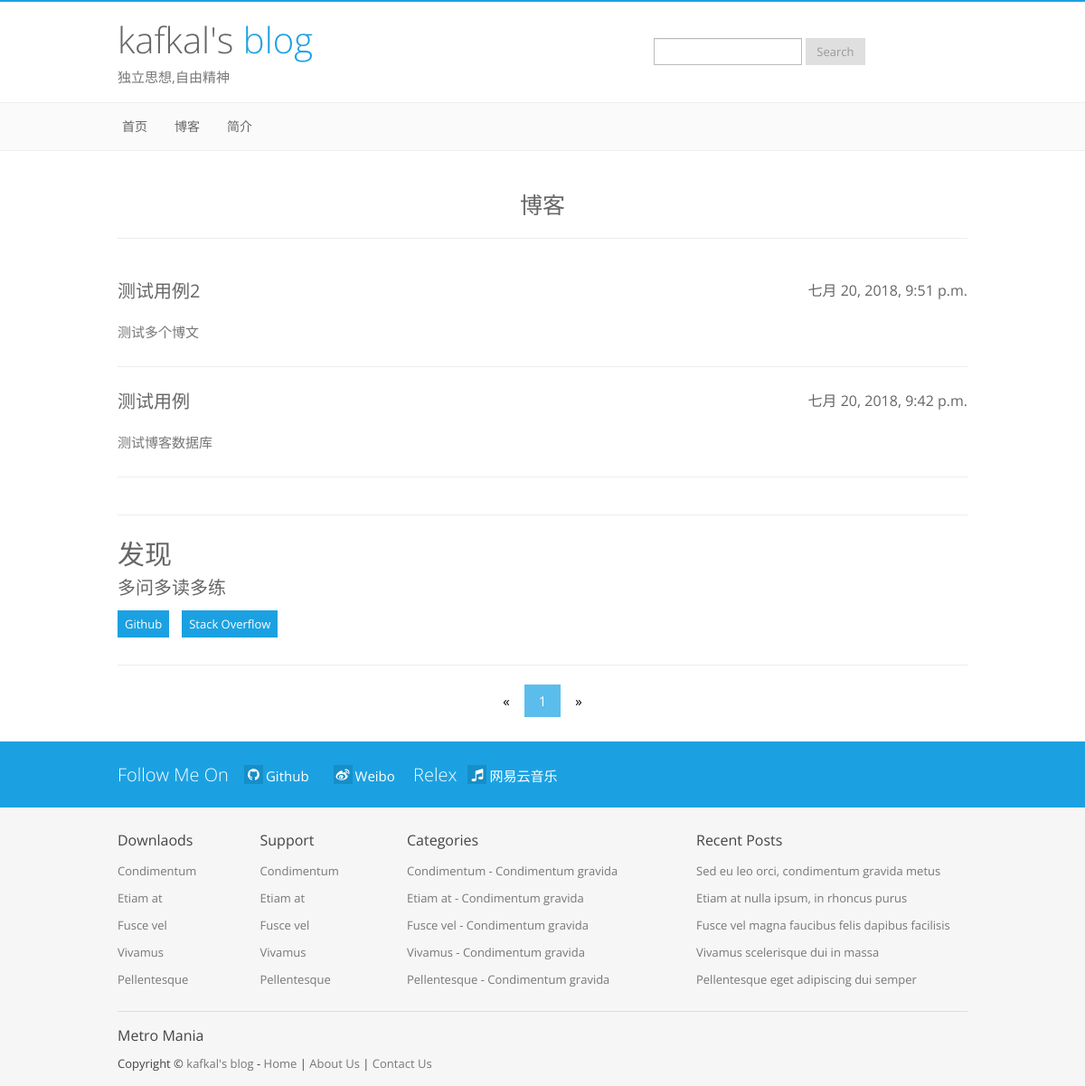
/blog/list/1/, run on an earlier commit of the app's database.
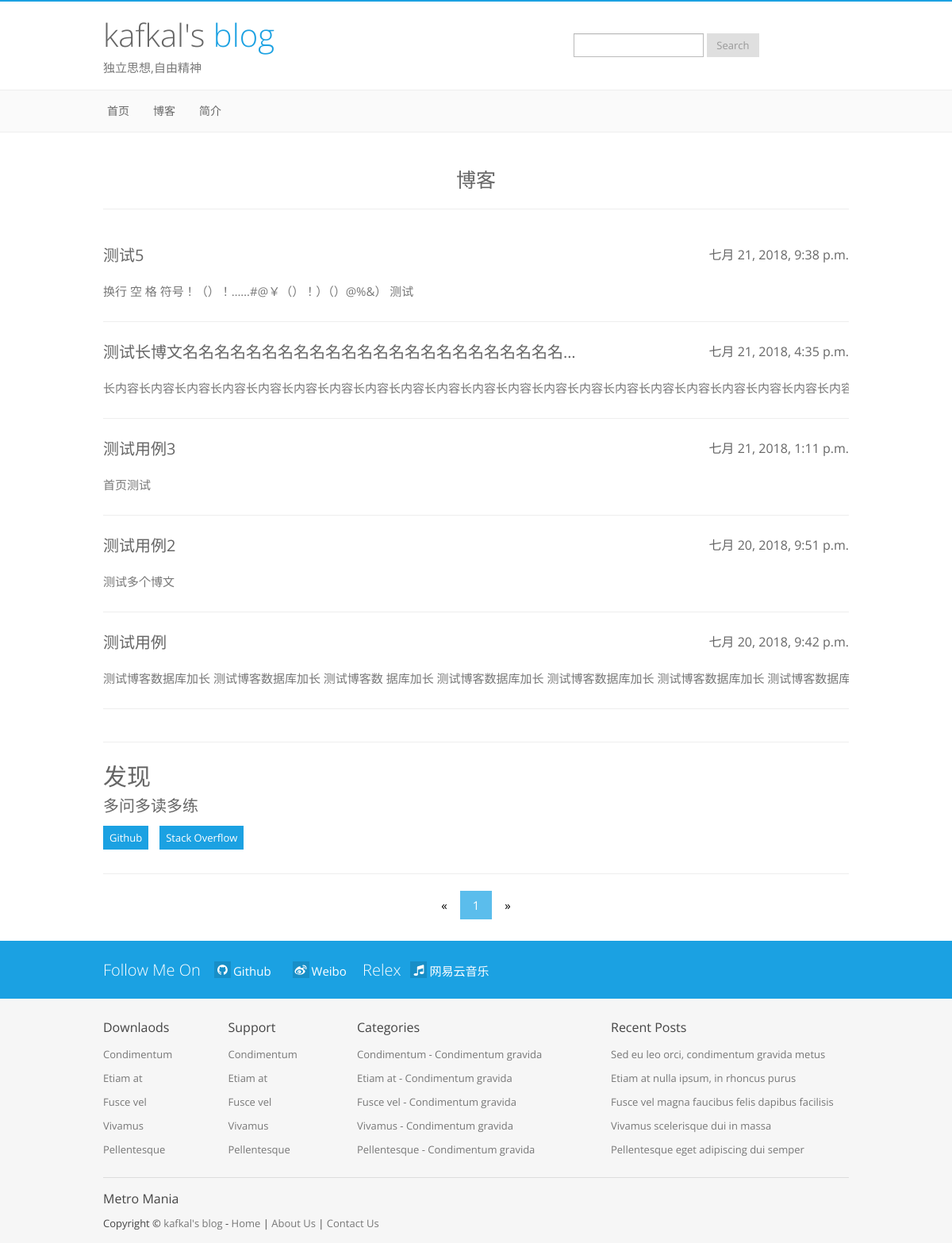
And on a later commit of the database.
### blog/models.py (models this page shows, shortened)
class BlogsPost(models.Model):
    title = models.CharField(max_length=150)  #博客标题
    text = RichTextUploadingField(config_name="博客正文")                 #博客正文
    date = models.DateTimeField()             #发布时间
    keywords = models.TextField(default='')             #关键词

### blog/views.py (the view)
# urls.py: path('list/<int:page>/',views.BlogList,name='list'),
def BlogList(request,page):
    blog_list = BlogsPost.objects.order_by('-date')
    blognum = list(range(1, (BlogsPost.objects.count()// 11 ) + 2))  # 每10篇博客分一页
    return render(request, 'blog/index.html', {'blog_list': blog_list, 'blog_num': blognum,'page':page})

### blog/templates/blog/index.html (shortened to what this page needs)
{% load static %}
{% load spacify %}
<!DOCTYPE html>
<html lang="en">
<head>
  <link rel="stylesheet" href="https://cdn.bootcss.com/font-awesome/4.7.0/css/font-awesome.css">
  <link href="{% static 'index/style/bootstrap.css' %}" rel="stylesheet" />
  <link href="{% static 'index/style/prettyPhoto.css' %}" rel="stylesheet"/>
  <link rel="stylesheet" href="{% static 'index/style/slider.css' %}" />
  <link rel="stylesheet" href="{% static 'index/style/flexslider.css' %}" />
  <link href="{% static 'index/style/style.css' %}" rel="stylesheet" />
  <link href="{% static 'index/style/lblue.css' %}" rel="stylesheet" />
  <link href="{% static 'index/style/bootstrap-responsive.css' %}" rel="stylesheet" />
<meta http-equiv="Content-Type" content="text/html; charset=utf-8" /></head>
<body>
<header>
  <div class="container">
    <div class="row">
      <div class="span6">
        <div class="logo">
          <h1><a href="#">kafkal's <span class="color">blog</span></a></h1>
          <div class="hmeta">独立思想,自由精神</div>
        </div>
      </div>
      <div class="span6">
        <div class="form">
          <form method="get" id="searchform" action="#" class="form-search" />
            <input type="text" value="" name="s" id="s" class="input-medium" />
            <button type="submit" class="btn">Search</button>
        </div>
      </div>
    </div>
  </div>
</header>
          <div class="navbar">
           <div class="navbar-inner">
             <div class="container">
               <div class="nav-collapse collapse">
                 <ul class="nav">
                   <li><a href="{% url 'index:index' %}">首页</a></li>
                   <li><a href="{% url 'blog:index' %}">博客</a></li>
                   <li><a href="{% url 'index:aboutus' %}">简介</a></li>
                 </ul>
               </div>
              </div>
           </div>
         </div>
<div class="content">
  <div class="container">
    <div class="row center">
      <div class="span12">
        <div class="bor"></div>
        <h4>博客</h4>
        <hr />
        <div class="bor"></div>
          {% for blog in blog_list %}
              <div style="height: 50px;weight:100%;"><a href="{% url 'blog:detail' blog.id %}"><h5 style="float: left" class="titletext">{{ blog.title }}</h5><h6 style="float: right">{{ blog.date }}</h6></a></div>
              <div style="height: 30px;weight:100%;" class="hid"><a href="{% url 'blog:detail' blog.id %}" style="color: #777777;float: left" class="hid">{{ blog.text }}</a></div>
              <hr />
          {% endfor %}
      </div>
    </div>
<hr />
  <div class="discover">
    <div class="row">
      <div class="span12">
        <h3>发现</h3>
        <div class="big grey">多问多读多练</div>
          <div class="dis-nav button">
            <a href="#" id="one">Github</a>
            <a href="https://stackoverflow.com/"id="two">Stack Overflow</a>
          </div>
      </div>
    </div>
  </div>
<hr />
  <div style="text-align: center">
    <ul class="pagination">
        <li><a href="{% url 'blog:index' %}">«</a></li>
        {% for i in blog_num %}
            {% ifequal i page %}
                <li><a class="activeli" href="{% url 'blog:list' i %}">{{ i }}</a></li>
            {% else %}
                <li><a href="{% url 'blog:list' i %}">{{ i }}</a></li>
            {% endifequal %}
        {% endfor %}
        <li><a href="#">»</a></li>
    </ul>
  </div>
</div>
<div class="social-links">
  <div class="container">
    <div class="row">
      <div class="span12">
          <p class="big"><span>Follow Me On</span> <a href="https://github.com/mtp1997411" target="_blank"><i class="fa fa-github"></i>Github</a><a href="https://weibo.com/u/2211865032" target="_blank"><i class="fa fa-weibo"></i>Weibo</a>
              <span>Relex</span><a href="https://music.163.com/#/playlist?id=423085978" target="_blank"><i class="fa fa-music"></i>网易云音乐</a></p>
      </div>
    </div>
  </div>
</div>
<footer>
  <div class="container">
    <div class="row">
      <div class="widgets">
        <div class="span4">
          <div class="fwidget">
            <div class="col-l">
              <h6>Downlaods</h6>
              <ul>
                <li><a href="#">Condimentum</a></li>
                <li><a href="#">Etiam at</a></li>
                <li><a href="#">Fusce vel</a></li>
                <li><a href="#">Vivamus</a></li>
                <li><a href="#">Pellentesque</a></li>
              </ul>
            </div>
            <div class="col-r">
              <h6>Support</h6>
              <ul>
                <li><a href="#">Condimentum</a></li>
                <li><a href="#">Etiam at</a></li>
                <li><a href="#">Fusce vel</a></li>
                <li><a href="#">Vivamus</a></li>
                <li><a href="#">Pellentesque</a></li>
              </ul>
            </div>
          </div>
        </div>
        <div class="span4">
          <div class="fwidget">
            <h6>Categories</h6>
            <ul>
              <li><a href="#">Condimentum - Condimentum gravida</a></li>
              <li><a href="#">Etiam at - Condimentum gravida</a></li>
              <li><a href="#">Fusce vel - Condimentum gravida</a></li>
              <li><a href="#">Vivamus - Condimentum gravida</a></li>
              <li><a href="#">Pellentesque - Condimentum gravida</a></li>
            </ul>
          </div>
        </div>
        <div class="span4">
          <div class="fwidget">
            <h6>Recent Posts</h6>
            <ul>
              <li><a href="#">Sed eu leo orci, condimentum gravida metus</a></li>
              <li><a href="#">Etiam at nulla ipsum, in rhoncus purus</a></li>
              <li><a href="#">Fusce vel magna faucibus felis dapibus facilisis</a></li>
              <li><a href="#">Vivamus scelerisque dui in massa</a></li>
              <li><a href="#">Pellentesque eget adipiscing dui semper</a></li>
            </ul>
          </div>
        </div>
      </div>
      <div class="span12">
          <div class="copy">
            <h6>Metro <span class="color">Mania</span></h6>
            <p>Copyright &copy; <a href="#">kafkal's blog</a> - <a href={% url 'index:index' %}>Home</a> | <a href={% url 'index:aboutus' %}>About Us</a> | <a href="https://github.com/mtp1997411">Contact Us</a></p>
          </div>
      </div>
    </div>
  </div>
</footer>
</div>
</body>
</html>

### static/index/style/style.css (style rules this page uses)
* { border-radius: 0px !important; }
body { color: #666; font-size: 15px; line-height: 25px; font-weight: 400; }
h1,h2,h3,h4,h5,h6 { font-family: 'Open Sans', sans-serif; font-weight: normal !important; margin: 2px 0px 5px 0px; padding: 2px 0px; color: #666; }
h1,h2 { font-weight: 300 !important; }
h3,h4,h5,h6 { font-weight: 400 !important; color: #666; }
h3 { font-size: 30px; line-height: 35px; }
h4 { font-size: 25px; line-height: 30px; }
h5 { font-size: 20px; line-height: 25px; }
h6 { font-size: 16px; line-height: 24px; }
p { margin: 2px 0px; }
hr { margin: 20px 0px; }
.bor { height: 20px; }
.center { text-align: center; }
.grey { color: #666; }
.big { font-size: 20px !important; font-family: 'Open Sans', sans-serif; margin-bottom: 10px; font-weight: 300; }
.form { margin:20px 0px; margin-bottom: 0px; }
.button a, .button a:visited { color: #fff; font-size: 13px; line-height: 20px; display: inline-block; padding: 5px 8px; margin-top: 3px; }
.col-l { width: 47.5%; float: left; }
.col-r { width: 47.5%; float: right; }
form button { font-size:13px !important; }
form input { font-size:13px !important; }
header { background: #fff; }
header .logo { padding: 15px 0px; }
header .logo h1 { font-size: 40px; line-height: 45px; margin-bottom: 5px; }
header .logo h1 a, header .logo h1 a:visited, header .logo h1 a:hover { color: #666; text-decoration: none; }
header .logo .hmeta { color: #777; }
header .form { text-align: center; max-width: 270px; margin: 0 auto; width: 260px; padding-top: 40px; }
.navbar-inner > .container { width:940px; }
.navbar { margin-bottom: 0px; }
.navbar *,.nav-collapse * { box-shadow: none !important; text-shadow: none !important; border-radius: 0px !important; font-weight: normal !important; font-size: 14px !important; }
.navbar-inner { padding-left: 0px; background: #fafafa; filter: none !important; }
.navbar { border-top: 1px solid #eee !important; border-bottom: 1px solid #eee !important; }
.navbar a, .navbar a:visited { color:#666 !important; }
.navbar .nav > li > a, .navbar .nav > li > a:visited { color: #666 !important; padding:30px 30px 30x; filter: none !important; }
.content { margin-top: 20px; }
.content ul { list-style-type: none; margin-left: 0px; }
.content ul li { padding: 5px 0px; }
.dis-nav a { display: inline-block; margin-right: 10px; margin-bottom: 10px; color: #fff; }
.social-links { margin-top: 20px; padding:20px 0px 10px 0px; color: #fff; line-height: 30px; }
.social-links a, .social-links a:visited, .social-links a:hover { font-size: 15px; margin: 0px 15px; color: #fff; font-weight: 400; text-decoration: none; display: inline-block; }
.social-links i { position: relative; top: -2px; width: 15px; text-align: center; padding: 3px; right: 3px; }
footer { font-size: 13px; background: #f6f6f6; color: #444; }
footer a { color: #777; }
footer .color { color: #444; }
footer h6 { color: #444; }
footer ul { list-style-type: none; margin-left: 0px; }
footer ul li { padding: 3px 0px; }
footer .widgets { margin-top: 20px; }
footer .copy { border-top: 1px solid #ddd; padding: 10px 0px; margin-top: 10px; }

### static/index/style/lblue.css (style rules this page uses)
a { color: #1ba1e2; }
.color { color: #1ba1e2; }
header { border-top: 2px solid #1ba1e2; }
.social-links { background: #1ba1e2; }
.social-links i { background: #178ec7; }
.button a { background: #1ba1e2; }

### blog/templates/blog/index.html (style rules this page uses)
.hid { overflow: hidden; text-overflow: ellipsis; white-space: nowrap; }
.titletext { overflow: hidden; text-overflow: ellipsis; white-space: nowrap; max-width:600px; }
ul.pagination { display: inline-block; padding: 0; margin: 0; }
ul.pagination li { display: inline; }
ul.pagination li a { color: black; float: left; padding: 8px 16px; text-decoration: none; }
ul.pagination li a.activeli { background-color: #5bbdec; color: white; }

What changed in the data, as far as the page shows it:
added BlogsPost: title "测试5", date "七月 21, 2018, 9:38 p.m.", text "换行 空 格 符号！（）！……#@￥（）！）（）@%&） 测试"
added BlogsPost: title "测试长博文名名名名名名名名名名名名名名名名名名名名名名名名…", date "七月 21, 2018, 4:35 p.m.", text "长内容长内容长内容长内容长内容长内容长内容长内容长内容长内容长内容长内容长内容长内容长内容长内容长内容长内容长内容长内容长…"
added BlogsPost: title "测试用例3", date "七月 21, 2018, 1:11 p.m.", text "首页测试"
changed BlogsPost "测试用例": text "测试博客数据库" → "测试博客数据库加长 测试博客数据库加长 测试博客数 据库加长 测试博客数据库加长 测试博客数据库加长 测试博客数据库加长 测试博客数据…"
